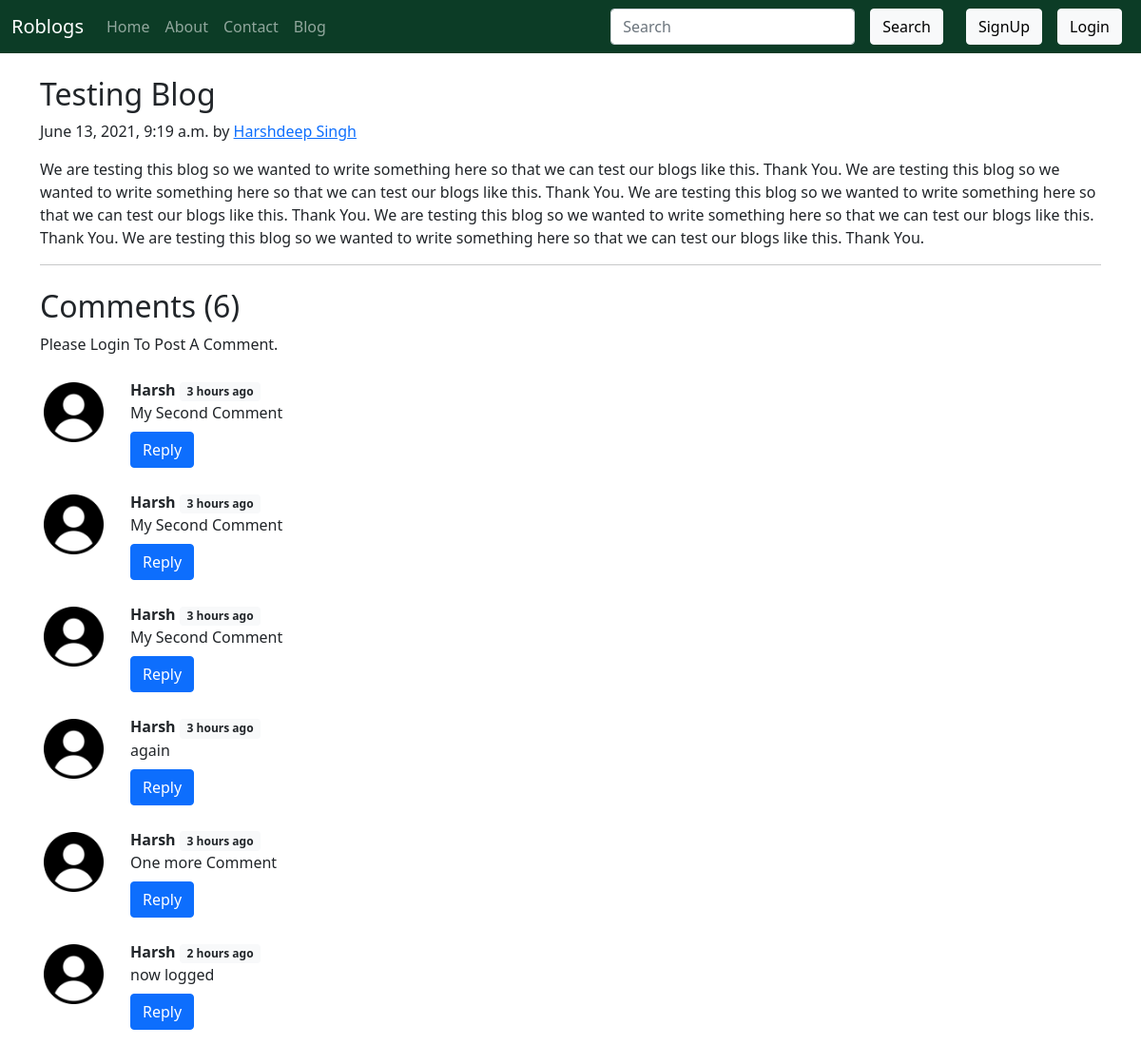
The app's page /blog/test-1, older data.
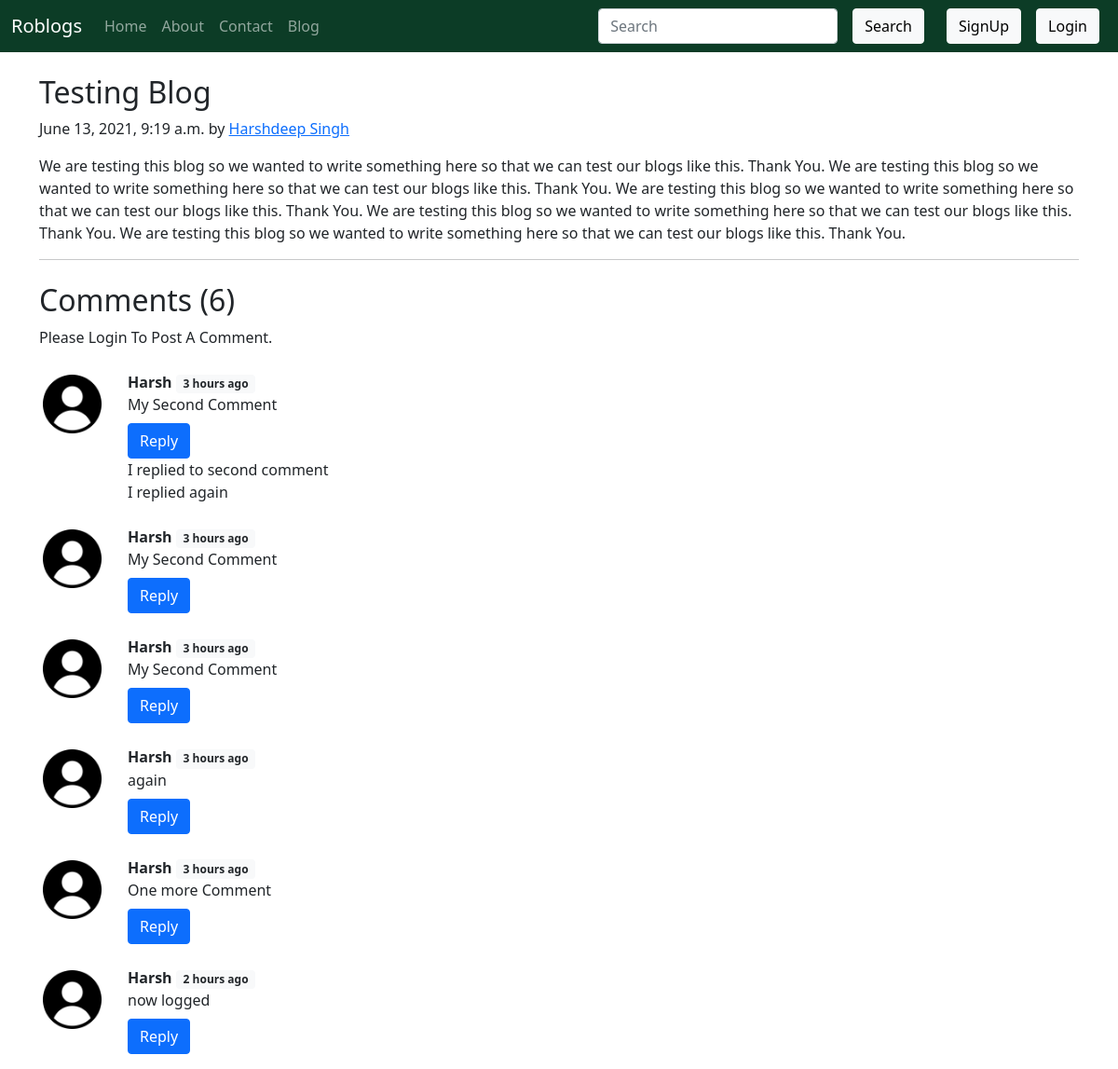
The same page, newer data.
### Blog/models.py (models this page shows, shortened)
class BlogComment(models.Model):
    sno = models.AutoField(primary_key=True)
    comment = models.TextField()
    user = models.ForeignKey(User, on_delete=models.CASCADE)
    post = models.ForeignKey(Post, on_delete=models.CASCADE)
    parent = models.ForeignKey('self', on_delete=models.CASCADE, null=True)
    timestamp = models.DateTimeField(default=now)

### Blog/views.py (the view)
# urls.py: path('<str:slug>', views.blogPost, name="blogPost"),
def blogPost(request, slug):
    post=Post.objects.filter(slug=slug).first()
    comments= BlogComment.objects.filter(post=post, parent=None)
    replies= BlogComment.objects.filter(post=post).exclude(parent=None)
    replyDict={}
    for reply in replies:
        if reply.parent.sno not in replyDict.keys():
            replyDict[reply.parent.sno]=[reply]
        else:
            replyDict[reply.parent.sno].append(reply)
    context={'post':post, 'comments': comments, 'user': request.user, 'replyDict': replyDict}
    return render(request, "blog/blogPost.html", context)

### Blog/templatetags/extras.py (called while the page is built)
@register.filter(name='get_val')
def get_val(dict, key):
    return dict.get(key)

### templates/blog/blogPost.html (shortened to what this page needs)
{% extends 'base.html' %}
{% block body %}
<div class="container my-6">
  <article class="blog-post my-4">
    <h2 class="blog-post-title">{{post.title}}</h2>
    <p class="blog-post-meta">{{post.timeStamp}} by <a href="/about">{{post.author}}</a></p>
    <p>{{post.content}}</p>
    <hr>
  </article>
</div>
{% load static %}
{% load humanize %}
{% load extras %}
<div class="container">
  <h2>Comments ({{comments.count}})</h2>
  <div class="my-2">
    {% if user.is_authenticated %}
    <form action="/blog/postComment" method="post">
      {% csrf_token %}
      <div class="form-group my-3 ">
        <div class="row g-2 align-items-center">
          <div class="col-md-11">
            <input type="text" id="comment" name="comment" class="form-control" placeholder="Enter Comment Here">
          </div>
          <div class="col-md-1">
            <button type="submit" class="btn btn-primary">Submit</button>
          </div>
        </div>
        <input type="hidden" name="parentSno" value="">
        <input type="hidden" name="postSno" value="{{post.sno}}">
      </div>
    </form>
    {% else %}
    <p>Please Login To Post A Comment.</p>
    {% endif %}
  </div>
  {% for comment in comments %}
  <div class="row my-3 mt-4">
    <div class="col-md-1">
      <img class="rounded mx-auto d-block w-100 p-1" src="{% static 'profiles/user.png' %}" alt="user">
    </div>
    <div class="col-md-11">
      <b>{{comment.user.username}}</b> <span class="badge bg-light text-dark">{{comment.timestamp|naturaltime}}</span>
      <div>{{comment.comment}}</div>
      <div class="reply mx-0">
        <button class="btn btn-primary mt-2" type="button" data-bs-toggle="collapse"
          data-bs-target="#replyBox{{comment.sno}}" aria-expanded="false" aria-controls="replyBox{{comment.sno}}">
          Reply
        </button>
        <div class="replies">
          {% for reply in replyDict|get_val:comment.sno %}
            {{reply.comment}}<br>
          {% endfor %}
        </div>
      </div>
    </div>
  </div>
  {% endfor %}
</div>
{% endblock body %}

Row changes from the older to the newer data that the page shows:
added BlogComment: comment "I replied to second comment", shown under "Harsh"
added BlogComment: comment "I replied again", shown under "Harsh"
